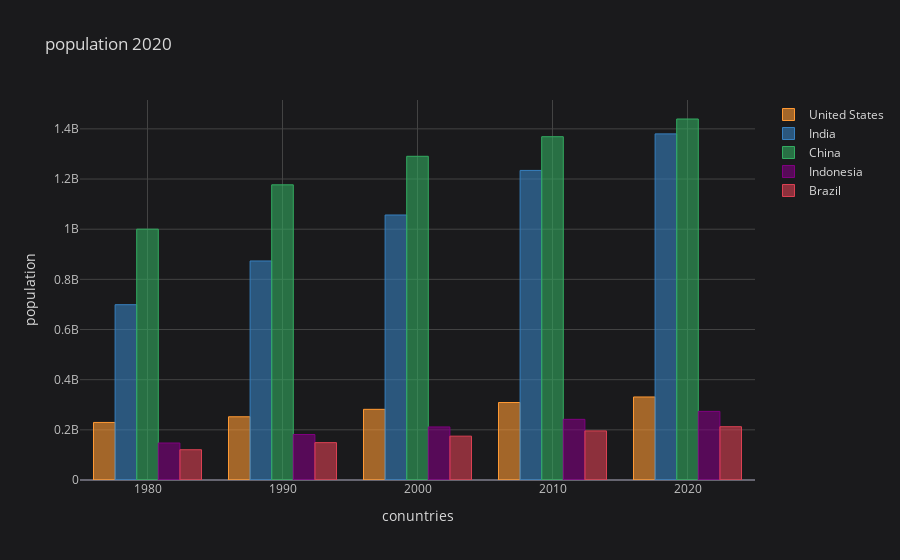

This figure's notebook cell:
### Code cell
dfdecada = df[df.index.isin([1980,1990,2000,2010,2020])]
dfdecada.iplot(kind='bar',xTitle='conuntries',yTitle='population',title=' population 2020' )

### Figure 1 — Plotly figure (JSON) as saved in the notebook; plotly's stock layout.template omitted (floating-point values rounded to 4 significant figures)
{"data": [{"marker": {"color": "rgba(255, 153, 51, 0.6)", "line": {"color": "rgba(255, 153, 51, 1.0)", "width": 1}}, "name": "United States", "orientation": "v", "text": "", "type": "bar", "x": [1980, 1990, 2000, 2010, 2020], "y": [229476354, 252120309, 281710909, 309011475, 331002651]}, {"marker": {"color": "rgba(55, 128, 191, 0.6)", "line": {"color": "rgba(55, 128, 191, 1.0)", "width": 1}}, "name": "India", "orientation": "v", "text": "", "type": "bar", "x": [1980, 1990, 2000, 2010, 2020], "y": [698952844, 873277798, 1056575549, 1234281170, 1380004385]}, {"marker": {"color": "rgba(50, 171, 96, 0.6)", "line": {"color": "rgba(50, 171, 96, 1.0)", "width": 1}}, "name": "China", "orientation": "v", "text": "", "type": "bar", "x": [1980, 1990, 2000, 2010, 2020], "y": [1000089235, 1176883674, 1290550765, 1368810615, 1439323776]}, {"marker": {"color": "rgba(128, 0, 128, 0.6)", "line": {"color": "rgba(128, 0, 128, 1.0)", "width": 1}}, "name": "Indonesia", "orientation": "v", "text": "", "type": "bar", "x": [1980, 1990, 2000, 2010, 2020], "y": [147447836, 181413402, 211513823, 241834215, 273523615]}, {"marker": {"color": "rgba(219, 64, 82, 0.6)", "line": {"color": "rgba(219, 64, 82, 1.0)", "width": 1}}, "name": "Brazil", "orientation": "v", "text": "", "type": "bar", "x": [1980, 1990, 2000, 2010, 2020], "y": [120694009, 149003223, 174790340, 195713635, 212559417]}], "layout": {"legend": {"bgcolor": "#1A1A1C", "font": {"color": "#D9D9D9"}}, "paper_bgcolor": "#1A1A1C", "plot_bgcolor": "#1A1A1C", "title": {"font": {"color": "#D9D9D9"}, "text": " population 2020"}, "xaxis": {"gridcolor": "#434343", "showgrid": true, "tickfont": {"color": "#C2C2C2"}, "title": {"font": {"color": "#D9D9D9"}, "text": "conuntries"}, "zerolinecolor": "#666570"}, "yaxis": {"gridcolor": "#434343", "showgrid": true, "tickfont": {"color": "#C2C2C2"}, "title": {"font": {"color": "#D9D9D9"}, "text": "population"}, "zerolinecolor": "#666570"}}}
